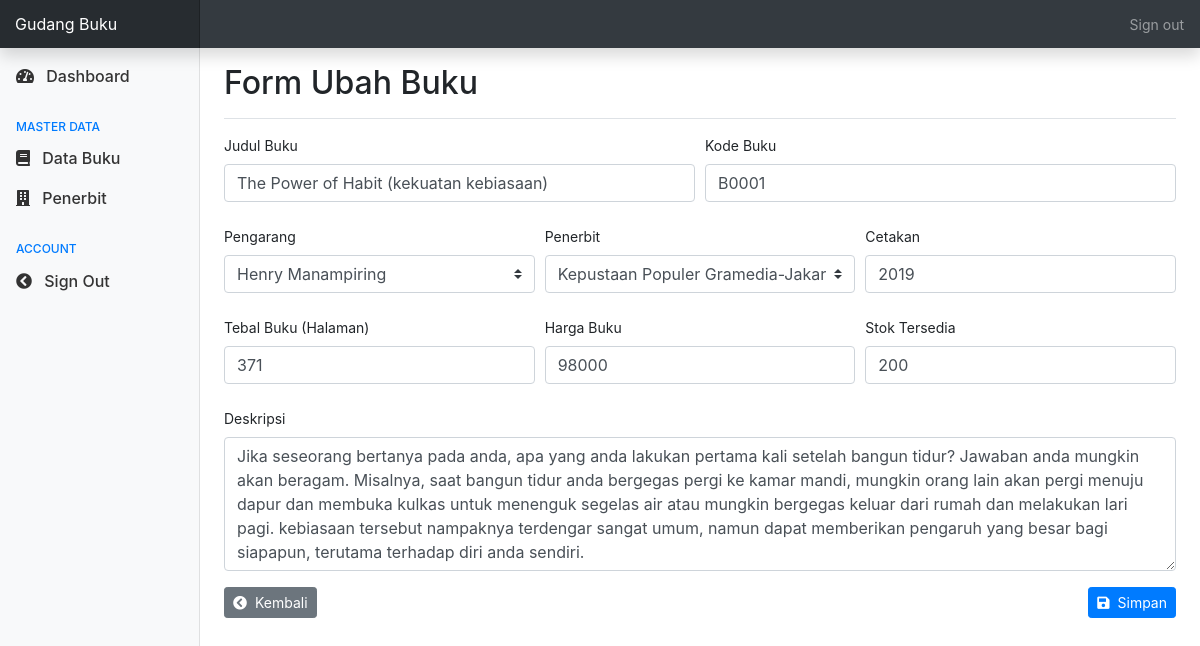
The app's page /index.php?id=1&page=update-buku (signed in) with its own data.
### tables this page shows
CREATE TABLE `buku` (
  `id` int NOT NULL,
  `kode_buku` varchar(5) NOT NULL,
  `judul` varchar(255) NOT NULL,
  `id_pengarang` int NOT NULL,
  `id_penerbit` int NOT NULL,
  `tebal_halaman` int NOT NULL,
  `cetakan` varchar(255) NOT NULL,
  `harga` int NOT NULL,
  `stok` int NOT NULL,
  `deskripsi` text NOT NULL
);

CREATE TABLE `pengarang` (
  `id` int NOT NULL,
  `pengarang` varchar(255) NOT NULL
);

CREATE TABLE `penerbit` (
  `id` int NOT NULL,
  `penerbit` varchar(255) NOT NULL
);

### class/Database.php (called while the page is built, shortened)
<?php
class Database {
   private $host  = 'localhost';
   private $user  = 'root';
   private $pass  = '';
   private $db    = 'inventory';
   protected $connection;
   public function __construct()
   {
      if (!isset($this->connection)) {
			$this->connection = new mysqli($this->host, $this->user, $this->pass, $this->db);
		}
		return $this->connection;
   }
}

### class/Crud.php (called while the page is built, shortened)
<?php
   include_once('Database.php');
   class Crud extends Database {
      public function execute($query)
      {
         while ($row = $query->fetch_assoc()) {
            $rows[] = $row;
         }
         return $rows;
      }
      public function execute_a_row($query)
      {
         while ($row = $query->fetch_assoc()) {
            $rows[] = $row;
         }
         return $rows[0];
      }
      public function getDetail()
      {
         $id = $_GET['id'];
         $query = $this->connection->query(
            "SELECT buku.*, pengarang.pengarang, penerbit.penerbit
            FROM buku JOIN pengarang ON buku.id_pengarang=pengarang.id
            JOIN penerbit ON buku.id_penerbit = penerbit.id
            WHERE buku.id = $id"
         );
         return $this->execute_a_row($query);
      }
      public function getPengarang()
      {
         $query = $this->connection->query("SELECT * FROM pengarang");
         return $this->execute($query);
      }
      public function getPenerbit()
      {
         $query = $this->connection->query("SELECT * FROM penerbit");
         return $this->execute($query);
      }
   }

### update-buku.php (the view, shortened to what this page needs)
<?php
   $crud = new Crud();
   $book = $crud->getDetail();
   $pengarang  = $crud->getPengarang();
   $penerbit   = $crud->getPenerbit();
?>
<div class="d-flex justify-content-between flex-wrap flex-md-nowrap align-items-center pt-3 pb-2 mb-3 border-bottom">
   <h1 class="h2">Form Ubah Buku</h1>
</div>
<form action="" method="post">
   <div class="form-row">
      <div class="col">
         <label for="judul">Judul Buku</label>
         <input type="text" class="form-control" name="judul" id="judul" value="<?= $book['judul'] ?>" autocomplete="off">
      </div>
      <div class="col">
         <label for="cetakan">Kode Buku</label>
         <input type="text" class="form-control" name="kode_buku" id="kode_buku"  value="<?= $book['kode_buku'] ?>" autocomplete="off">
      </div>
   </div>
   <div class="form-row mt-4">
      <div class="col">
         <label for="pengarang">Pengarang</label>
         <select class="custom-select" name="pengarang">
            <?php foreach($pengarang as $p) : ?>
               <option value="<?= $p['id'] ?>" <?php if($book['id_pengarang'] == $p['id']){ print 'selected'; }?>><?= $p['pengarang'] ?></option>
            <?php endforeach ?>
         </select>
      </div>
      <div class="col">
         <label for="penerbit">Penerbit</label>
         <select class="custom-select" name="penerbit">
            <?php foreach($penerbit as $p) : ?>
               <option value="<?= $p['id'] ?>" <?php if($book['id_penerbit'] == $p['id']){ print 'selected'; }?>><?= $p['penerbit'] ?></option>
            <?php endforeach ?>
         </select>
      </div>
      <div class="col">
         <label for="cetakan">Cetakan</label>
         <input type="text" class="form-control" name="cetakan" id="cetakan"  value="<?= $book['cetakan'] ?>" autocomplete="off">
      </div>
   </div>
   <div class="form-row mt-4">
      <div class="col">
         <label for="tebal_halaman">Tebal Buku (Halaman)</label>
         <input type="number" class="form-control" name="tebal_halaman" id="tebal_halaman"  value="<?= $book['tebal_halaman'] ?>" autocomplete="off">
      </div>
      <div class="col">
         <label for="harga">Harga Buku</label>
         <input type="number" class="form-control" name="harga" id="harga"  value="<?= $book['harga'] ?>" autocomplete="off">
      </div>
      <div class="col">
         <label for="stok">Stok Tersedia</label>
         <input type="number" class="form-control" name="stok" id="stok"  value="<?= $book['stok'] ?>" autocomplete="off">
      </div>
   </div>
   <div class="form-group mt-4">
      <label for="exampleFormControlTextarea1">Deskripsi</label>
      <textarea class="form-control" id="deskripsi" name="deskripsi" rows="5" autocomplete="off"><?= $book['deskripsi'] ?></textarea>
   </div>
   <div class="row">
      <div class="col">
         <a href="index.php?page=buku" class="btn btn-secondary btn-sm"><i class="fas fa-chevron-circle-left mr-2"></i>Kembali</a>
         <button type="submit" name="submit" class="btn btn-primary btn-sm float-right"><i class="fas fa-save mr-2"></i>Simpan</button>
      </div>
   </div>
</form>

### assets/css/dashboard.css (style rules this page uses)
body { font-size: .875rem; }

### records on screen
buku: judul "The Power of Habit (kekuatan kebiasaan)", kode_buku "B0001", pengarang "Henry Manampiring", penerbit "Kepustaan Populer Gramedia-Jakarta & New York Times", cetakan "2019", tebal_halaman "371", harga "98000", stok "200", deskripsi "Jika seseorang bertanya pada anda, apa yang anda lakukan pertama kali setelah bangun tidur? Jawaban anda mungkin akan beragam. Misalnya, saat bangun tidur anda bergegas pergi ke kamar mandi, mungkin orang lain akan pergi menuju dapur dan membuka kulkas untuk menenguk segelas air atau mungkin bergegas keluar dari rumah dan melakukan lari pagi. kebiasaan tersebut nampaknya terdengar sangat umum, namun dapat memberikan pengaruh yang besar bagi siapapun, terutama terhadap diri anda sendiri."
